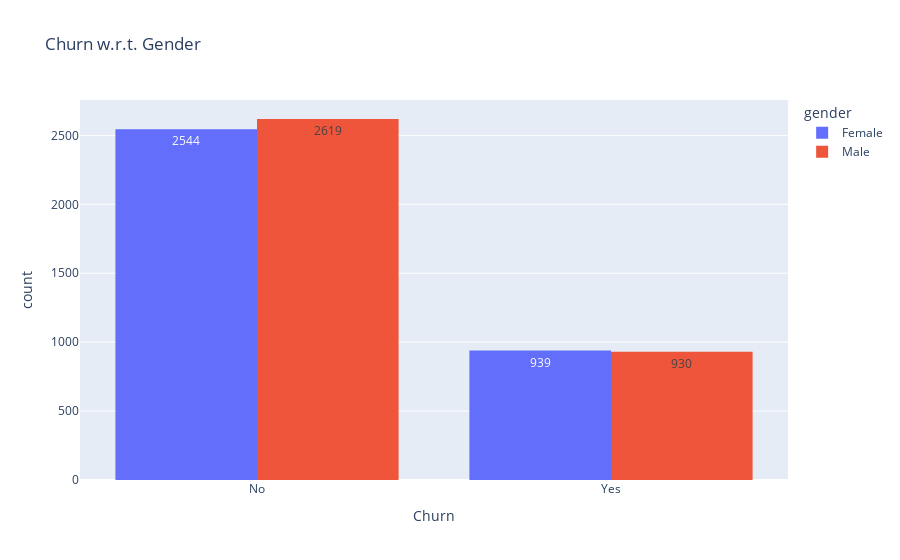

Source (notebook cell):
### Code cell
fig = px.histogram(
    data_frame = df,
    x = "Churn",
    color = "gender",
    barmode = "group",
    title = "Churn w.r.t. Gender",
    text_auto = True
)

fig.show()

### Figure 1 — Plotly figure (JSON) as saved in the notebook; plotly's stock layout.template omitted (floating-point values rounded to 4 significant figures; data arrays with more than 128 entries replaced by an {"elided": "..."} marker saying what was removed)
{"data": [{"alignmentgroup": "True", "bingroup": "x", "hovertemplate": "gender=Female<br>Churn=%{x}<br>count=%{y}<extra></extra>", "legendgroup": "Female", "marker": {"color": "#636efa", "pattern": {"shape": ""}}, "name": "Female", "offsetgroup": "Female", "orientation": "v", "showlegend": true, "texttemplate": "%{value}", "type": "histogram", "x": {"elided": "3483 str values"}, "xaxis": "x", "yaxis": "y"}, {"alignmentgroup": "True", "bingroup": "x", "hovertemplate": "gender=Male<br>Churn=%{x}<br>count=%{y}<extra></extra>", "legendgroup": "Male", "marker": {"color": "#EF553B", "pattern": {"shape": ""}}, "name": "Male", "offsetgroup": "Male", "orientation": "v", "showlegend": true, "texttemplate": "%{value}", "type": "histogram", "x": {"elided": "3549 str values"}, "xaxis": "x", "yaxis": "y"}], "layout": {"barmode": "group", "legend": {"title": {"text": "gender"}, "tracegroupgap": 0}, "title": {"text": "Churn w.r.t. Gender"}, "xaxis": {"anchor": "y", "domain": [0, 1], "title": {"text": "Churn"}}, "yaxis": {"anchor": "x", "domain": [0, 1], "title": {"text": "count"}}}}
